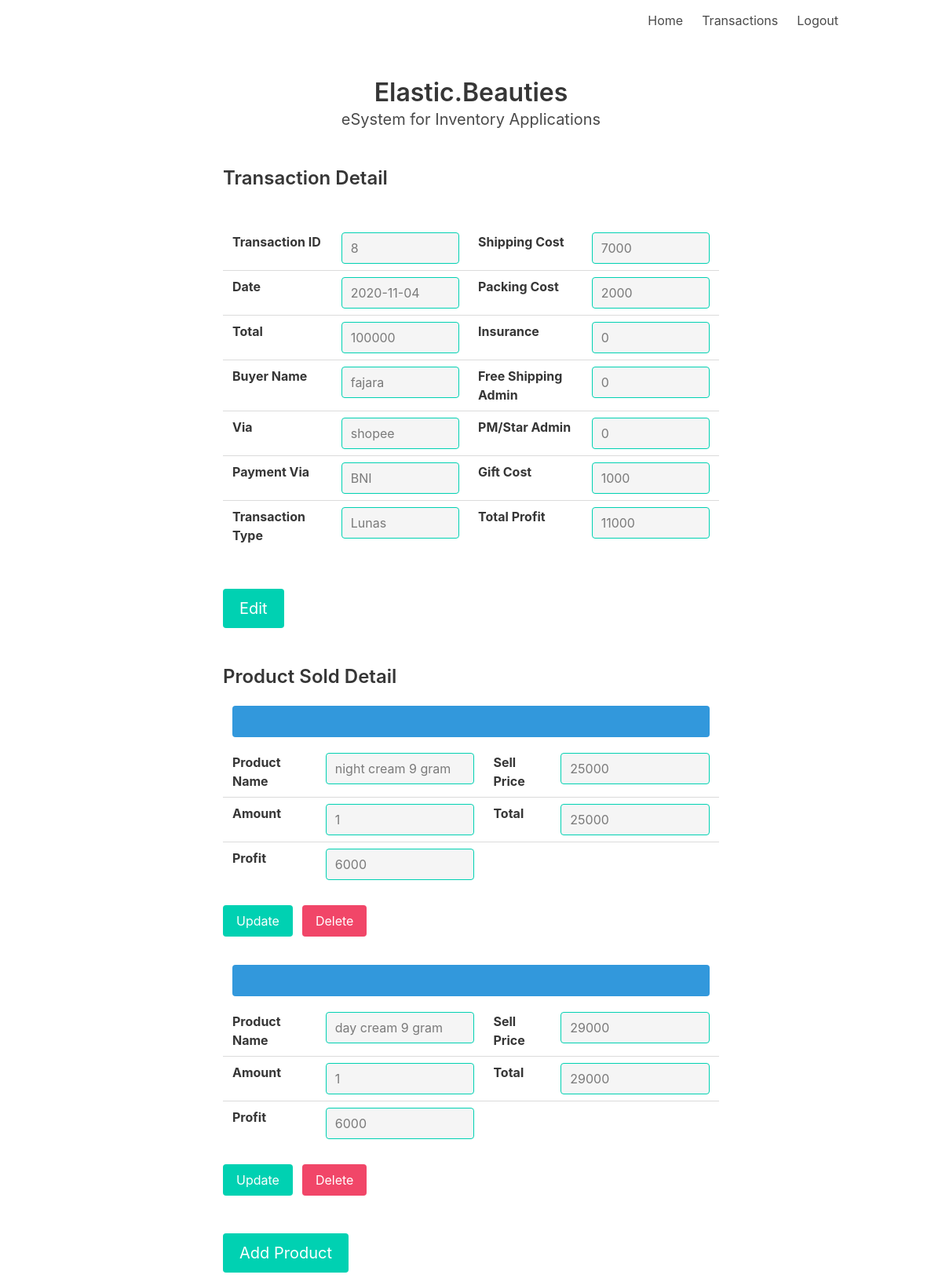
The app's page /transactions_view/8 (signed in) with its own data.
### tables this page shows
CREATE TABLE transactions (
	transaction_id INTEGER NOT NULL PRIMARY KEY AUTOINCREMENT,
	date TEXT,
	total INTEGER,
	buyer_name TEXT,
	via TEXT,
	payment_via TEXT,
	shipping_cost INTEGER,
	packing_cost INTEGER,
	insurance INTEGER,
	free_shipping_admin INTEGER,
	pmstar_admin INTEGER,
	gift_cost INTEGER,
	total_profit INTEGER,
	transaction_type TEXT,
	user_id INTEGER,
	is_deleted INTEGER DEFAULT 0
);

CREATE TABLE transactions_detail (
	transaction_detail_id INTEGER NOT NULL PRIMARY KEY AUTOINCREMENT,
	transaction_id INTEGER,
	product_id TEXT,
	amount INTEGER,
	sell_price INTEGER,
	total INTEGER,
	profit INTEGER
, is_deleted INTEGER DEFAULT 0);

CREATE TABLE products (
	product_id TEXT NOT NULL,
	brand_id TEXT,
	product_name TEXT,
	active INTEGER
, is_deleted INTEGER DEFAULT 0);

### app/app.py (the view)
@app.route('/transactions_view/<transactionid>')
@flask_login.login_required
def transactions_view(transactionid):
    conn = get_db_connection()
    sql_trans = '''SELECT t.transaction_id,t.date,t.buyer_name,t.via,t.total,t.transaction_type,
                                    t.payment_via,t.shipping_cost,t.packing_cost,t.insurance ,t.free_shipping_admin,
                                    t.pmstar_admin,t.gift_cost,t.total_profit  FROM transactions t where t.transaction_id = {}'''.format(
        transactionid)
    cursor = conn.execute(sql_trans)
    data_trans = cursor.fetchall()[0]
    sql_detail = """
        SELECT td.transaction_detail_id, p.product_name , td.amount, td.sell_price,td.total, td.profit
        from transactions_detail td
        join products p on td.product_id = p.product_id
        where transaction_id  = {} and td.is_deleted = 0
            """.format(transactionid)
    cursor = conn.execute(sql_detail)
    col_names_detail = [description[0] for description in cursor.description]
    data_detail = cursor.fetchall()
    data = {"data_trans": data_trans,
            "data_detail": data_detail,
            "col_names_detail": col_names_detail}
    conn.close()
    return render_template('transactions_view.html', data=data)

### app/app.py (called while the page is built)
@login_manager.user_loader
def user_loader(email):
    conn = get_db_connection()
    users = conn.execute('SELECT * FROM users where email = "{}" limit 1'.format(email)).fetchall()
    if not users:
        return
    username = users[0]['username']
    user = User()
    user.id = email
    user.username = username
    conn.close()
    return user

### app/db.py (called while the page is built)
def get_db_connection():
    conn = sqlite3.connect("../esystem.db")
    conn.row_factory = sqlite3.Row
    return conn

### app/templates/transactions_view.html (shortened to what this page needs)
{% extends "layout_main.html" %}
{% block content %}
<section>
    <div class="container">
        <div class="container">
            <div class="columns">
                <div class="column is-2"></div>
                <div class="column">
                    <h2 class="title is-4 is-bold">Transaction Detail</h2>
                </div>
                <div class="column"></div>
        </div>
            <br>
        <div class="columns">
            <div class="column is-2"></div>
            <div class="column">
                <div class="container">
                    <table class="table">
                        <tr>
                            <td><label class="label">Transaction ID</label></td>
                            <td><input class="input is-primary" type="text" name="transactionid" value="{{ data['data_trans']['transaction_id'] }}" disabled></td>
                            <td><label class="label">Shipping Cost</label></td>
                            <td><input class="input is-primary" type="text" name="shippingcost"  value="{{ data['data_trans']['shipping_cost'] if data != None else 0 }}" disabled></td>
                        </tr>
                        <tr>
                            <td><label class="label">Date</label></td>
                            <td><input class="input is-primary" type="text" name="date" value="{{ data['data_trans']['date'] }}" disabled></td>
                            <td><label class="label">Packing Cost</label></td>
                            <td><input class="input is-primary" type="text" name="packingcost" value="{{ data['data_trans']['packing_cost'] }}" disabled></td>
                        </tr>
                        <tr>
                            <td><label class="label">Total</label></td>
                            <td><input class="input is-primary" type="text" name="total" value="{{ data['data_trans']['total'] }}" disabled></td>
                            <td><label class="label">Insurance</label></td>
                            <td><input class="input is-primary" type="text" name="insurance" value="{{ data['data_trans']['insurance'] }}" disabled></td>
                        </tr>
                        <tr>
                            <td><label class="label">Buyer Name</label></td>
                            <td><input class="input is-primary" type="text" name="buyername" value="{{ data['data_trans']['buyer_name'] }}" disabled></td>
                            <td><label class="label">Free Shipping Admin</label></td>
                            <td><input class="input is-primary" type="text" name="freeshippingadmin" value="{{ data['data_trans']['free_shipping_admin'] }}" disabled></td>
                        </tr>
                        <tr>
                            <td><label class="label">Via</label></td>
                            <td><input class="input is-primary" type="text" name="via" value="{{ data['data_trans']['via'] }}" disabled></td>
                            <td><label class="label">PM/Star Admin</label></td>
                            <td><input class="input is-primary" type="text" name="pmstaradmin" value="{{ data['data_trans']['pmstar_admin'] }}" disabled></td>
                        </tr>
                        <tr>
                            <td><label class="label">Payment Via</label></td>
                            <td><input class="input is-primary" type="text" name="paymentvia" value="{{ data['data_trans']['payment_via'] }}" disabled></td>
                            <td><label class="label">Gift Cost</label></td>
                            <td><input class="input is-primary" type="text" name="giftcost" value="{{ data['data_trans']['gift_cost'] }}" disabled></td>
                        </tr>
                        <tr>
                            <td><label class="label">Transaction Type</label></td>
                            <td><input class="input is-primary" type="text" name="transactiontype" value="{{ data['data_trans']['transaction_type'] }}" disabled></td>
                            <td><label class="label">Total Profit</label></td>
                            <td><input class="input is-primary" type="text" name="totalprofit" value="{{ data['data_trans']['total_profit'] }}" disabled></td>
                        </tr>
                    </table>
                </div>
            </div>
            <div class="column is-2"></div>
        </div>
    </div>
</section>
<br>
<br>
<section>
    <div class="container">
        <div class="columns">
            <div class="column is-2"></div>
            <div class="column">
                <form method="POST" action="/transactions" class="control">
                    <button class="button is-primary is-medium">Edit</button>
                </form>
            </div>
            <div class="column is-2"></div>
        </div>
    </div>
</section>
<br>
<br>
<section>
    <div class="container">
        <div class="columns">
            <div class="column is-2"></div>
            <div class="column">
                <h2 class="title is-bold is-4">Product Sold Detail</h2>
            </div>
            <div class="column"></div>
        </div>
    </div>
    <div class="container">
        {% for row in data['data_detail'] %}
        <div class="columns">
            <div class="column is-2"></div>
            <div class="column">
                        <div class="container">
                            <div class="tile is-parent">
                              <article class="tile is-child notification is-info">
                              </article>
                            </div>
                            <table class="table">
                                <tr>
                                    <td><label class="label">Product Name</label></td>
                                    <td><input class="input is-primary" type="text" name="productname" value="{{ row['product_name'] }}" disabled></td>
                                    <td><label class="label">Sell Price</label></td>
                                    <td><input class="input is-primary" type="text" name="sellprice" value="{{ row['sell_price'] }}" disabled></td>
                                </tr>
                                <tr>
                                    <td><label class="label">Amount</label></td>
                                    <td><input class="input is-primary" type="text" name="amount" value="{{ row['amount'] }}" disabled></td>
                                    <td><label class="label">Total</label></td>
                                    <td><input class="input is-primary" type="text" name="total" value="{{ row['total'] }}" disabled></td>
                                </tr>
                                <tr>
                                    <td><label class="label">Profit</label></td>
                                    <td><input class="input is-primary" type="text" name="profit" value="{{ row['profit'] }}" disabled></td>
                                    <td></td>
                                    <td>
                                    </td>
                                </tr>
                            </table>
                        </div>
                </div>
            <div class="column is-2"></div>
        </div>
        <div class="columns">
            <div class="column is-2"></div>
            <div class="column is-3">
                <div class="field is-grouped">
                <form method="POST" action="/transaction_detail" class="control">
                    <button class="button is-primary">Update</button>
                </form>
                <form method="POST" action="/transactions_detail_delete" class="control">
                    <button class="button is-danger">Delete</button>
                </form>
                </div>
            </div>
            <div class="column"></div>
        </div>
        {% endfor %}
    </div>
</section>
<br>
<br>
<section>
    <div class="container">
        <div class="columns">
            <div class="column is-2"></div>
            <div class="column">
                <form method="POST" action="/transaction_detail" class="control">
                    <button class="button is-primary is-medium">Add Product</button>
                </form>
            </div>
            <div class="column is-2"></div>
        </div>
    </div>
</section>
{% endblock %}

### app/templates/layout_main.html (shortened to what this page needs)
<!DOCTYPE html>
<html>
<head>
    <link rel= "stylesheet" type= "text/css" href= "{{ url_for('static',filename='css/bulma.css') }}">
</head>
<body>
    <div class="hero-head">
        <nav class="navbar">
            <div class="container">
                    <div class="navbar-end">
                        <a href="{{ url_for('home') }}" class="navbar-item">
                            Home
                        </a>
                        <a href="{{ url_for('transaction_overview') }}" class="navbar-item">
                            Transactions
                        </a>
                        <a href="{{ url_for('logout') }}" class="navbar-item">
                            Logout
                        </a>
                    </div>
            </div>
        </nav>
    </div>
    <section>
        <div class="hero">
          <div class="hero-body">
            <div class="container has-text-centered">
              <h1 class="title">
                  Elastic.Beauties
              </h1>
              <h2 class="subtitle">
                eSystem for Inventory Applications
              </h2>
            </div>
          </div>
        </div>
    </section>
       {% block content %}
       {% endblock %}
</body>
</html>

### records on screen
transactions: transactionid "8", shippingcost "7000", date "2020-11-04", packingcost "2000", total "100000", insurance "0", buyername "fajara", freeshippingadmin "0", via "shopee", pmstaradmin "0", paymentvia "BNI", giftcost "1000", transactiontype "Lunas", totalprofit "11000"
transactions_detail: productname "night cream 9 gram", sellprice "25000", amount "1", total "25000", profit "6000"
transactions_detail: productname "day cream 9 gram", sellprice "29000", amount "1", total "29000", profit "6000"
